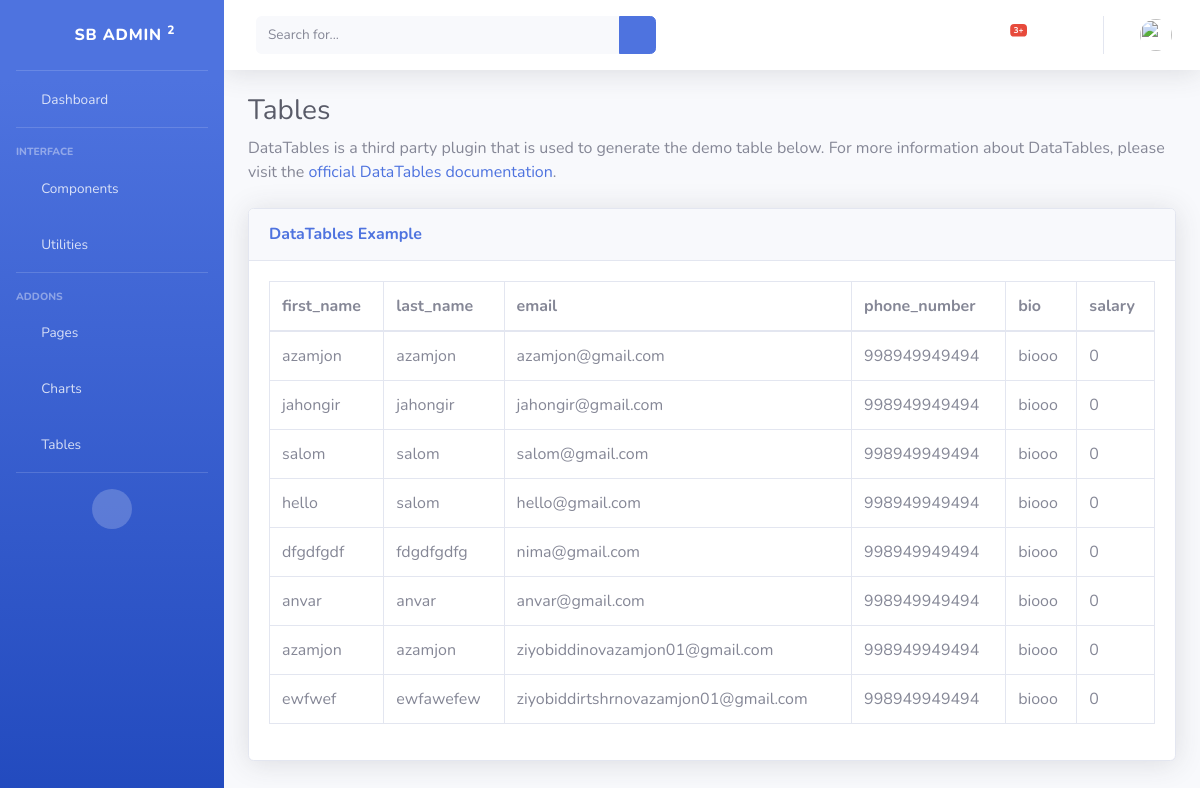
/dashboard/tables/, run on an earlier commit of the app's database.
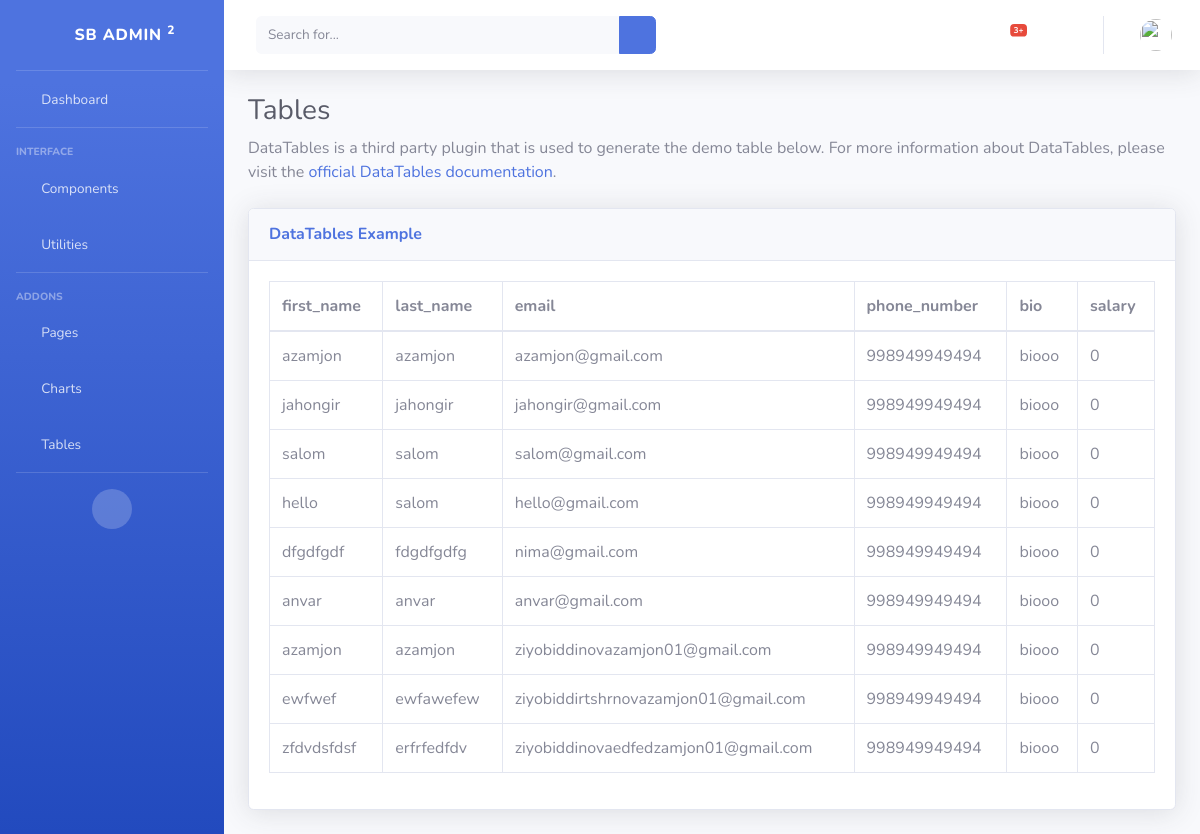
And on a later commit of the database.
### furn/models.py (models this page shows, shortened)
class MyUser(AbstractUser):
    username = None
    email = models.EmailField(unique=True)
    USERNAME_FIELD = 'email'
    REQUIRED_FIELDS = ['first_name', 'last_name']
    is_organiser = models.BooleanField(default=False)
    is_agent = models.BooleanField(default=False)

class Profile(models.Model):
    class Meta:
        verbose_name = "My profile"
        verbose_name_plural = "Profile"
    bio = models.CharField( max_length=100, default="biooo")
    phone_number = models.IntegerField(default=998949949494)
    custome_user = models.OneToOneField(MyUser, on_delete=models.CASCADE)
    image = models.ImageField(default='arrivals5.png', upload_to = "profile")
    salary = models.IntegerField(default=0)

### dashboard/views.py (the view)
# urls.py: path('tables/', tables, name='tables'),
def tables(request):
    if 'b' in request.GET:
        search = request.GET['b']
        full_search = Q(Q(first_name__icontains=search) | Q(email__icontains=search))
        users = User.objects.filter(full_search)
    else:
        users = User.objects.all()
    context = {
        "users": users,
    }
    return render(request, 'dashboard/includes/tables.html', context)

### templates/dashboard/includes/tables.html
{% extends 'dashboard/layouts/base.html' %}
{% block contend %}
                <div class="container-fluid">
                    <h1 class="h3 mb-2 text-gray-800">Tables</h1>
                    <p class="mb-4">DataTables is a third party plugin that is used to generate the demo table below.
                        For more information about DataTables, please visit the <a target="_blank"
                            href="https://datatables.net">official DataTables documentation</a>.</p>
                    <div class="card shadow mb-4">
                        <div class="card-header py-3">
                            <h6 class="m-0 font-weight-bold text-primary">DataTables Example</h6>
                        </div>
                        <div class="card-body">
                            <div class="table-responsive">
                                <table class="table table-bordered" id="dataTable" width="100%" cellspacing="0">
                                    <thead>
                                        <tr>
                                            <th>first_name</th>
                                            <th>last_name</th>
                                            <th>email</th>
                                            <th>phone_number</th>
                                            <th>bio</th>
                                            <th>salary</th>
                                        </tr>
                                    </thead>
                                    <tbody>
                                        {% for users in users %}
                                        <tr>
                                            <td>{{ users.first_name }}</td>
                                            <td>{{ users.last_name }}</td>
                                            <td>{{ users.email }}</td>
                                            <td>{{ users.profile.phone_number }}</td>
                                            <td>{{ users.profile.bio }}</td>
                                            <td>{{ users.profile.salary }}</td>
                                        </tr>
                                        {% endfor %}
                                    </tbody>
                                </table>
                            </div>
                        </div>
                    </div>
                </div>
{% endblock %}

What changed in the data, as far as the page shows it:
added MyUser: first_name "zfdvdsfdsf", last_name "erfrfedfdv", email "ziyobiddinovaedfedzamjon01@gmail.com", profile.phone_number "998949949494", profile.bio "biooo", profile.salary "0"
